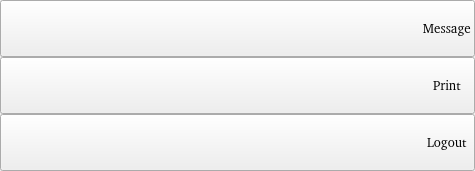
                                                                                <widget class="QFrame"
                                                                                        name="contentSettings">
                                                                                    <property name="frameShape">
                                                                                        <enum>QFrame::NoFrame</enum>
                                                                                    </property>
                                                                                    <property name="frameShadow">
                                                                                        <enum>QFrame::Raised</enum>
                                                                                    </property>
                                                                                    <layout class="QVBoxLayout"
                                                                                            name="verticalLayout_13">
                                                                                        <property name="spacing">
                                                                                            <number>0</number>
                                                                                        </property>
                                                                                        <property name="leftMargin">
                                                                                            <number>0</number>
                                                                                        </property>
                                                                                        <property name="topMargin">
                                                                                            <number>0</number>
                                                                                        </property>
                                                                                        <property name="rightMargin">
                                                                                            <number>0</number>
                                                                                        </property>
                                                                                        <property name="bottomMargin">
                                                                                            <number>0</number>
                                                                                        </property>
                                                                                        <item alignment="Qt::AlignTop">
                                                                                            <widget class="QFrame"
                                                                                                    name="topMenus">
                                                                                                <property
                                                                                                        name="frameShape">
                                                                                                    <enum>
                                                                                                        QFrame::NoFrame
                                                                                                    </enum>
                                                                                                </property>
                                                                                                <property
                                                                                                        name="frameShadow">
                                                                                                    <enum>
                                                                                                        QFrame::Raised
                                                                                                    </enum>
                                                                                                </property>
                                                                                                <layout class="QVBoxLayout"
                                                                                                        name="verticalLayout_14">
                                                                                                    <property
                                                                                                            name="spacing">
                                                                                                        <number>0
                                                                                                        </number>
                                                                                                    </property>
                                                                                                    <property
                                                                                                            name="leftMargin">
                                                                                                        <number>0
                                                                                                        </number>
                                                                                                    </property>
                                                                                                    <property
                                                                                                            name="topMargin">
                                                                                                        <number>0
                                                                                                        </number>
                                                                                                    </property>
                                                                                                    <property
                                                                                                            name="rightMargin">
                                                                                                        <number>0
                                                                                                        </number>
                                                                                                    </property>
                                                                                                    <property
                                                                                                            name="bottomMargin">
                                                                                                        <number>0
                                                                                                        </number>
                                                                                                    </property>
                                                                                                    <item>
                                                                                                        <widget class="QPushButton"
                                                                                                                name="btn_message">
                                                                                                            <property
                                                                                                                    name="sizePolicy">
                                                                                                                <sizepolicy
                                                                                                                        hsizetype="Expanding"
                                                                                                                        vsizetype="Fixed">
                                                                                                                    <horstretch>
                                                                                                                        0
                                                                                                                    </horstretch>
                                                                                                                    <verstretch>
                                                                                                                        0
                                                                                                                    </verstretch>
                                                                                                                </sizepolicy>
                                                                                                            </property>
                                                                                                            <property
                                                                                                                    name="minimumSize">
                                                                                                                <size>
                                                                                                                    <width>
                                                                                                                        0
                                                                                                                    </width>
                                                                                                                    <height>
                                                                                                                        45
                                                                                                                    </height>
                                                                                                                </size>
                                                                                                            </property>
                                                                                                            <property
                                                                                                                    name="font">
                                                                                                                <font>
                                                                                                                    <family>
                                                                                                                        Segoe
                                                                                                                        UI
                                                                                                                    </family>
                                                                                                                    <pointsize>
                                                                                                                        10
                                                                                                                    </pointsize>
                                                                                                                    <italic>
                                                                                                                        false
                                                                                                                    </italic>
                                                                                                                    <bold>
                                                                                                                        false
                                                                                                                    </bold>
                                                                                                                </font>
                                                                                                            </property>
                                                                                                            <property
                                                                                                                    name="cursor">
                                                                                                                <cursorShape>
                                                                                                                    PointingHandCursor
                                                                                                                </cursorShape>
                                                                                                            </property>
                                                                                                            <property
                                                                                                                    name="layoutDirection">
                                                                                                                <enum>
                                                                                                                    Qt::LeftToRight
                                                                                                                </enum>
                                                                                                            </property>
                                                                                                            <property
                                                                                                                    name="styleSheet">
                                                                                                                <string notr="true">
                                                                                                                    background-image:
                                                                                                                    url(:/icons/images/icons/cil-envelope-open.png);
                                                                                                                </string>
                                                                                                            </property>
                                                                                                            <property
                                                                                                                    name="text">
                                                                                                                <string>
                                                                                                                    Message
                                                                                                                </string>
                                                                                                            </property>
                                                                                                        </widget>
                                                                                                    </item>
                                                                                                    <item>
                                                                                                        <widget class="QPushButton"
                                                                                                                name="btn_print">
                                                                                                            <property
                                                                                                                    name="sizePolicy">
                                                                                                                <sizepolicy
                                                                                                                        hsizetype="Expanding"
                                                                                                                        vsizetype="Fixed">
                                                                                                                    <horstretch>
                                                                                                                        0
                                                                                                                    </horstretch>
                                                                                                                    <verstretch>
                                                                                                                        0
                                                                                                                    </verstretch>
                                                                                                                </sizepolicy>
                                                                                                            </property>
                                                                                                            <property
                                                                                                                    name="minimumSize">
                                                                                                                <size>
                                                                                                                    <width>
                                                                                                                        0
                                                                                                                    </width>
                                                                                                                    <height>
                                                                                                                        45
                                                                                                                    </height>
                                                                                                                </size>
                                                                                                            </property>
                                                                                                            <property
                                                                                                                    name="font">
                                                                                                                <font>
                                                                                                                    <family>
                                                                                                                        Segoe
                                                                                                                        UI
                                                                                                                    </family>
                                                                                                                    <pointsize>
                                                                                                                        10
                                                                                                                    </pointsize>
                                                                                                                    <italic>
                                                                                                                        false
                                                                                                                    </italic>
                                                                                                                    <bold>
                                                                                                                        false
                                                                                                                    </bold>
                                                                                                                </font>
                                                                                                            </property>
                                                                                                            <property
                                                                                                                    name="cursor">
                                                                                                                <cursorShape>
                                                                                                                    PointingHandCursor
                                                                                                                </cursorShape>
                                                                                                            </property>
                                                                                                            <property
                                                                                                                    name="layoutDirection">
                                                                                                                <enum>
                                                                                                                    Qt::LeftToRight
                                                                                                                </enum>
                                                                                                            </property>
                                                                                                            <property
                                                                                                                    name="styleSheet">
                                                                                                                <string notr="true">
                                                                                                                    background-image:
                                                                                                                    url(:/icons/images/icons/cil-print.png);
                                                                                                                </string>
                                                                                                            </property>
                                                                                                            <property
                                                                                                                    name="text">
                                                                                                                <string>
                                                                                                                    Print
                                                                                                                </string>
                                                                                                            </property>
                                                                                                        </widget>
                                                                                                    </item>
                                                                                                    <item>
                                                                                                        <widget class="QPushButton"
                                                                                                                name="btn_logout">
                                                                                                            <property
                                                                                                                    name="sizePolicy">
                                                                                                                <sizepolicy
                                                                                                                        hsizetype="Expanding"
                                                                                                                        vsizetype="Fixed">
                                                                                                                    <horstretch>
                                                                                                                        0
                                                                                                                    </horstretch>
                                                                                                                    <verstretch>
                                                                                                                        0
                                                                                                                    </verstretch>
                                                                                                                </sizepolicy>
                                                                                                            </property>
                                                                                                            <property
                                                                                                                    name="minimumSize">
                                                                                                                <size>
                                                                                                                    <width>
                                                                                                                        0
                                                                                                                    </width>
                                                                                                                    <height>
                                                                                                                        45
                                                                                                                    </height>
                                                                                                                </size>
                                                                                                            </property>
                                                                                                            <property
                                                                                                                    name="font">
                                                                                                                <font>
                                                                                                                    <family>
                                                                                                                        Segoe
                                                                                                                        UI
                                                                                                                    </family>
                                                                                                                    <pointsize>
                                                                                                                        10
                                                                                                                    </pointsize>
                                                                                                                    <italic>
                                                                                                                        false
                                                                                                                    </italic>
                                                                                                                    <bold>
                                                                                                                        false
                                                                                                                    </bold>
                                                                                                                </font>
                                                                                                            </property>
                                                                                                            <property
                                                                                                                    name="cursor">
                                                                                                                <cursorShape>
                                                                                                                    PointingHandCursor
                                                                                                                </cursorShape>
                                                                                                            </property>
                                                                                                            <property
                                                                                                                    name="layoutDirection">
                                                                                                                <enum>
                                                                                                                    Qt::LeftToRight
                                                                                                                </enum>
                                                                                                            </property>
                                                                                                            <property
                                                                                                                    name="styleSheet">
                                                                                                                <string notr="true">
                                                                                                                    background-image:
                                                                                                                    url(:/icons/images/icons/cil-account-logout.png);
                                                                                                                </string>
                                                                                                            </property>
                                                                                                            <property
                                                                                                                    name="text">
                                                                                                                <string>
                                                                                                                    Logout
                                                                                                                </string>
                                                                                                            </property>
                                                                                                        </widget>
                                                                                                    </item>
                                                                                                </layout>
                                                                                            </widget>
                                                                                        </item>
                                                                                    </layout>
                                                                                </widget>
